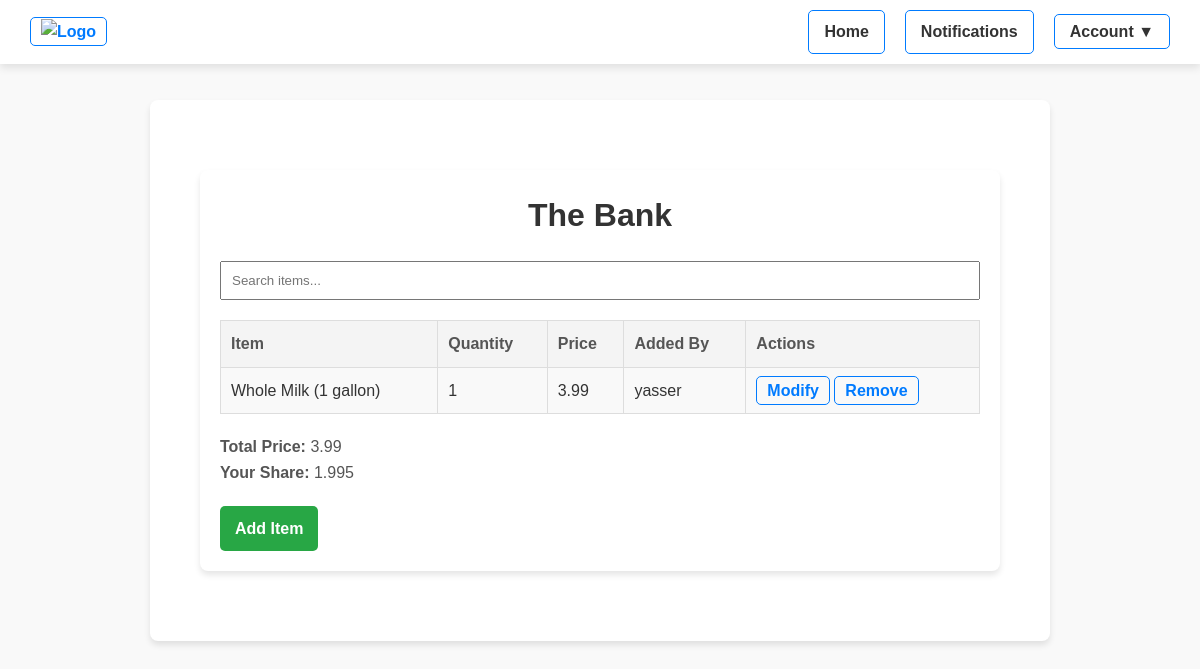
/cart/1/ (signed in), run on an earlier commit of the app's database.
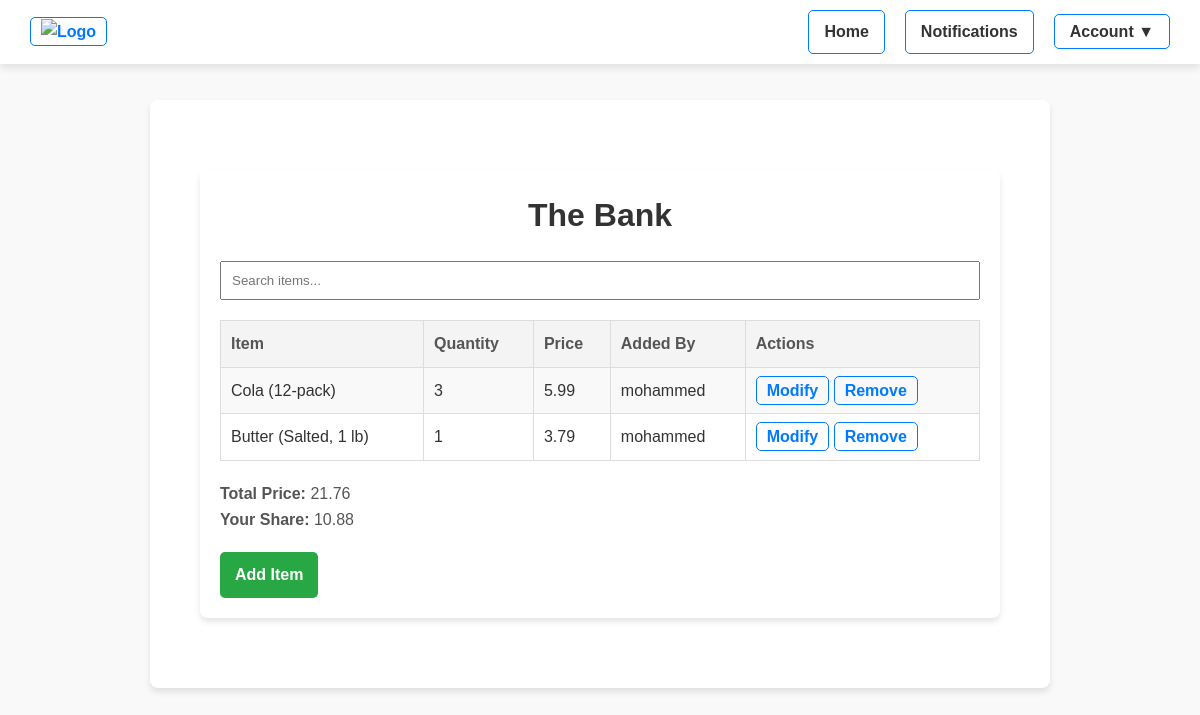
And on a later commit of the database.
### main/models.py (models this page shows, shortened)
class CartItem(models.Model):
    cart = models.ForeignKey(SharedCart, on_delete=models.CASCADE, related_name='items')
    item = models.ForeignKey(GroceryItem, on_delete=models.CASCADE)
    quantity = models.PositiveIntegerField(default=1)
    added_by = models.ForeignKey(User, on_delete=models.SET_NULL, null=True)
    added_at = models.DateTimeField(auto_now_add=True)
    is_purchased = models.BooleanField(default=False)

class GroceryItem(models.Model):
    CATEGORY_CHOICES = [
        ("Fruits", "Fruits"),
        ("Vegetables", "Vegetables"),
        ("Dairy", "Dairy"),
        ("Bakery", "Bakery"),
        ("Meat", "Meat"),
        ("Beverages", "Beverages"),
        ("Snacks", "Snacks"),
        ("Frozen Foods", "Frozen Foods"),
        ("Household Items", "Household Items"),
    ]
    name = models.CharField(max_length=100)
    description = models.TextField(blank=True)
    price = models.DecimalField(max_digits=6, decimal_places=2, null=True, blank=True)
    availability = models.BooleanField(default=True)
    category = models.CharField(
        max_length=50,
        choices=CATEGORY_CHOICES,
        default="N/A",  # Default category
    )

### main/views.py (the view)
# urls.py: path('cart/<int:cart_id>/', views.shared_cart_view, name='shared_cart'),
@login_required
def shared_cart_view(request, cart_id):
    cart = get_object_or_404(SharedCart, id=cart_id, users=request.user)
    search_query = request.GET.get('q', '')  # Get the search query
    items = cart.items.select_related('item').all()
    if search_query:  # Filter items if a search query is provided
        items = items.filter(item__name__icontains=search_query)
    total_price = cart.total_cost()
    split_price = cart.split_cost()
    context = {
        'cart': cart,
        'items': items,
        'total_price': total_price,
        'split_price': split_price,
        'search_query': search_query,
    }
    return render(request, 'shared_cart.html', context)

### main/models.py (called while the page is built)
    def total_cost(self):
        total = sum(
            item.quantity * (item.item.price or 0) for item in self.items.all()
        )
        return total

    def split_cost(self):
        total = self.total_cost()
        num_users = self.users.count()
        return total / num_users if num_users else 0

### templates/shared_cart.html (shortened to what this page needs)
{% extends 'base.html' %}
{% block content %}
<div class="container">
    <h1>{{ cart.name }}</h1>
    <input
        type="text"
        id="searchBar"
        placeholder="Search items..."
        style="width: 100%; padding: 10px; margin-bottom: 20px;"
    />
    <table id="itemsTable">
        <tr>
            <th>Item</th>
            <th>Quantity</th>
            <th>Price</th>
            <th>Added By</th>
            <th>Actions</th>
        </tr>
        {% for item in items %}
        <tr>
            <td>{{ item.item.name }}</td>
            <td>{{ item.quantity }}</td>
            <td>{{ item.item.price }}</td>
            <td>{{ item.added_by.username }}</td>
            <td>
                <a href="{% url 'modify_item' cart.id item.id %}">Modify</a>
                <a href="{% url 'remove_item' cart.id item.id %}">Remove</a>
            </td>
        </tr>
        {% endfor %}
    </table>
    <p><strong>Total Price:</strong> {{ total_price }}</p>
    <p><strong>Your Share:</strong> {{ split_price }}</p>
    <a href="{% url 'add_item' cart.id %}" class="btn-add">Add Item</a>
</div>
{% endblock %}

What changed in the data, as far as the page shows it:
removed CartItem: item.name "Whole Milk (1 gallon)", quantity "1", item.price "3.99", added_by.username "yasser"
added CartItem: item.name "Cola (12-pack)", quantity "3", item.price "5.99", added_by.username "mohammed"
added CartItem: item.name "Butter (Salted, 1 lb)", quantity "1", item.price "3.79", added_by.username "mohammed"
Also different on the page:
{{ total_price }}: "3.99" → "21.76"
{{ split_price }}: "1.995" → "10.88"
